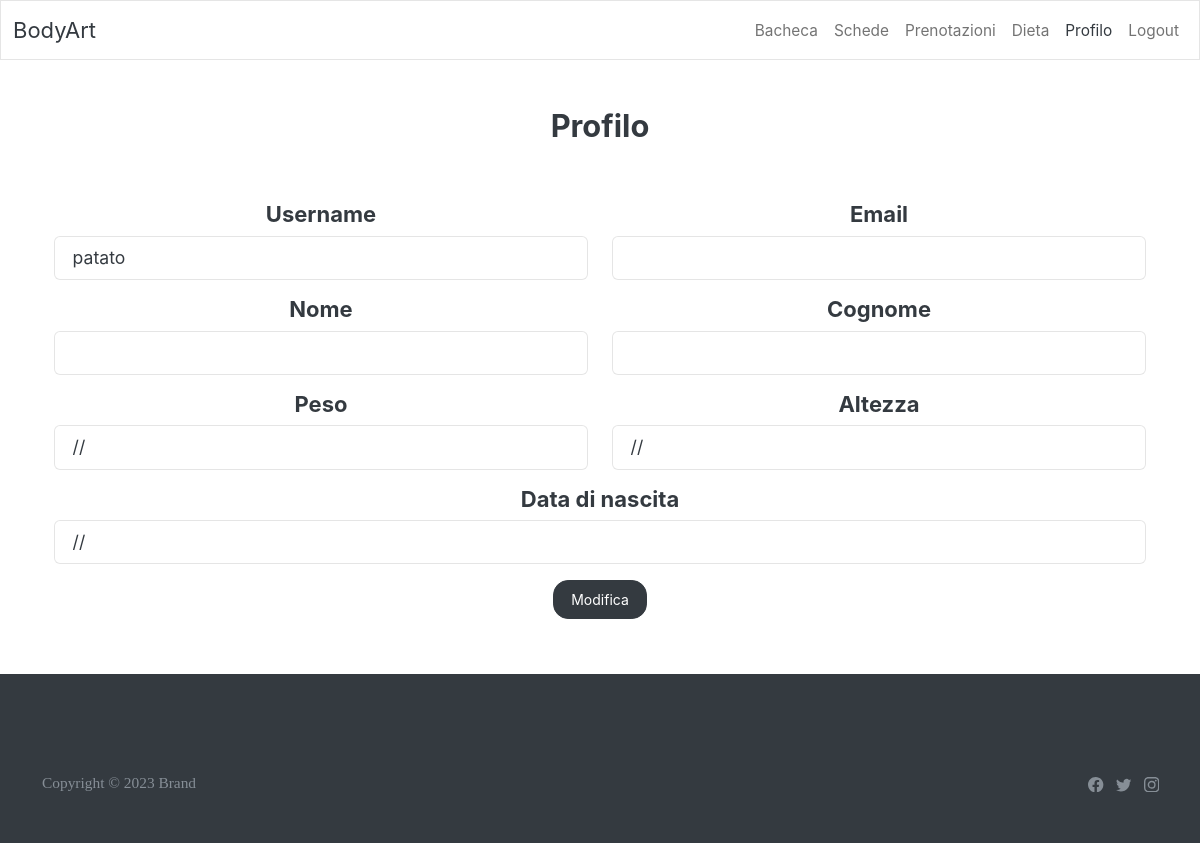
Page /profile/ (signed in) on the committed database.
### GymApp/models.py (models this page shows)
class GymUser(AbstractUser):
    weight = models.FloatField(null=True, blank=True, verbose_name='peso')
    height = models.FloatField(null=True, blank=True, verbose_name='altezza')
    date_of_birth = models.DateField(null=True, blank=True, verbose_name='data di nascita')
    picture = models.ImageField(null=True, blank=True, verbose_name='foto profilo', upload_to='profile_pics')
    notifications = models.OneToOneField(Notifications, on_delete=models.CASCADE, verbose_name='notifiche',
                                         default=Notifications.objects.create)

### GymApp/views.py (the view)
# urls.py: path('profile/', UserDetailView.as_view(), name='profile'),
class UserDetailView(LoginRequiredMixin, DetailView):
    model = GymUser
    template_name = 'user.html'
    context_object_name = 'user'
    def get_object(self, queryset=None):
        return self.request.user

### GymApp/templatetags/custom_tags.py (called while the page is built)
@register.simple_tag()
def logged_header(request, highlighted_index: int):
    template = get_template('loggedheader.html')
    context = {
        'highlighted_index': highlighted_index,
        'user': request.user,
        'request': request
    }
    return template.render(context)

### templates/user.html (shortened to what this page needs)
{% extends 'loggedbase.html' %}
{% load custom_tags %}
{% block body %}
    {% logged_header request 5 %}
    <div class="container py-5">
        <div class="row mb-4 mb-lg-5">
            <div class="col-md-8 col-xl-6 text-center mx-auto">
                <h3 class="fw-bold">Profilo</h3>
            </div>
        </div>
        <div class="container justify-content-center">
            <div class="row mb-3">
                <div class="col">
                    <h5 style="text-align: center"> Username </h5>
                    <input class="form-control" type="text" readonly="readonly"
                           value="{{ user.username }}">
                </div>
                <div class="col">
                    <h5 style="text-align: center"> Email </h5>
                    <input class="form-control" type="text" readonly="readonly"
                           value="{{ user.email }}">
                </div>
            </div>
            <div class="row mb-3">
                <div class="col">
                    <h5 style="text-align: center"> Nome </h5>
                    <input class="form-control" type="text" readonly="readonly"
                           value="{{ user.first_name }}">
                </div>
                <div class="col">
                    <h5 style="text-align: center"> Cognome </h5>
                    <input class="form-control" type="text" readonly="readonly"
                           value="{{ user.last_name }}">
                </div>
            </div>
            <div class="row mb-3">
                <div class="col">
                    <h5 style="text-align: center"> Peso </h5>
                    <input class="form-control" type="text" readonly="readonly"
                           value="{% if user.weight %}{{ user.weight }}{% else %}//{% endif %}">
                </div>
                <div class="col">
                    <h5 style="text-align: center"> Altezza </h5>
                    <input class="form-control" type="text" readonly="readonly"
                           value="{% if user.height %}{{ user.height }}{% else %}//{% endif %}">
                </div>
            </div>
            <div class="row mb-3">
                <div class="col">
                    <h5 style="text-align: center"> Data di nascita </h5>
                    <input class="form-control" type="text" readonly="readonly"
                           value="{% if user.date_of_birth %}{{ user.date_of_birth }}{% else %}//{% endif %}">
                </div>
            </div>
            <div class="row mb-3 col" style="display:flex;justify-content: center;" >
                <a href="{% url 'profile_edit' %}" style="width: fit-content">
                    <button class="btn btn-dark">Modifica</button></a>
            </div>
        </div>
    </div>
{% endblock %}

### rows in the picture
GymUser: username "patato", weight "//", height "//", date_of_birth "//"
